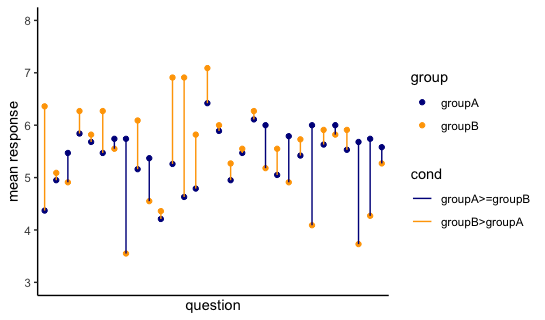

The R source for this figure:
library(tidyr)
library(dplyr)
library(ggplot2)
library(ggnewscale)

#In this case the data is in wide format, with columns 'id', 'group' (2 levels), and more columns for each question. 
data <- read.csv("scatterplot1_data.csv")
data$group <- as.factor(data$group)
data_long <- data %>%
  gather(id, response, Q1:Q30, factor_key=TRUE) %>%
  drop_na(response)

data2 <- data_long %>%
  group_by(id, group) %>%
  dplyr::summarise(mean=sprintf("%0.2f", mean(response))) %>% 
  spread(group,mean)

data2$cond <- ifelse(data2$groupA >= data2$groupB, "groupA>=groupB", "groupB>groupA")
data2 <- gather(data2, group, response, groupA:groupB, factor_key=TRUE)

ggplot(data2, aes(x = id, y = as.numeric(response), color = group)) +
  geom_point() +
  scale_color_manual(values = c("darkblue", "orange"))+
  theme_classic() + 
  ylab("mean response") + xlab("question") + scale_x_discrete(breaks=NULL) +
  scale_y_continuous(limits = c(3, 8), breaks = seq(3, 8, by = 1)) +
  ggnewscale::new_scale_color() + 
  geom_line(aes(group = id, color = cond)) +
  scale_color_manual(values = c("darkblue", "orange"))


# question-by-question comparison between the two groups 

ls_data<-unique(data_long$id)
for (i in 1:length(ls_data)){
  temp <- subset(data_long, id==ls_data[i])
  print(ls_data[i])
  print(summary(lm(response ~ group, data=temp))$coefficients, digits = 2)
}



# assume that each question corresponds to a product, and the response is a rating.
# each product is categorised as receiving 'high' or 'low' ratings, 
# depending on the average response for each product relative to the average response for all products.
# (the products are categorised for the two groups separately.)
# is the rating for each product the same across the two groups? 

data_bygroup <- data %>% 
  gather(id, response, Q1:Q30, factor_key=TRUE) %>% 
  group_by(id, group) %>%
  dplyr::summarise(mean=sprintf("%0.2f", mean(response, na.rm=TRUE))) %>%
  drop_na(mean) # average response by group


# average response across all groups for reference
aa <- data %>% 
  gather(id, response, Q1:Q30, factor_key=TRUE) %>% 
  group_by(id) %>%
  dplyr::summarise(mean_all=sprintf("%0.2f", mean(response, na.rm=TRUE))) %>%
  drop_na(mean_all) 
data_bygroup <- merge(data_bygroup, aa, all.x = T) 

data_bygroup %>% 
  group_by(group) %>%
  dplyr::summarise(mean=sprintf("%0.2f", mean(as.numeric(mean))))


# use the values from the output above
data_bygroup$ranking <- ifelse(data_bygroup$group == "groupA" & data_bygroup$mean > 5.46 | 
                                 data_bygroup$group == "groupB" & data_bygroup$mean > 5.50, 
                     "high", "low") # get ranking within each group

data_bygroup <- data_bygroup[c(1, 2, 3, 5, 4)]

bb <- data_bygroup %>% 
  tidyr::unite(temp, mean:ranking, sep = "_") %>% 
  spread(group, temp) %>% 
  separate(groupA, c("groupA_mean", "groupA_ranking"), sep = "_") %>% 
  separate(groupB, c("groupB_mean", "groupB_ranking"), sep = "_")

bb$check <- ifelse(bb$groupA_ranking == bb$groupB_ranking, 
                   "match", "not_match")
View(bb)

# count products with same ranking
xtabs(~ check, bb)

# print products with different ranking
filter(bb, check == 'not_match')
